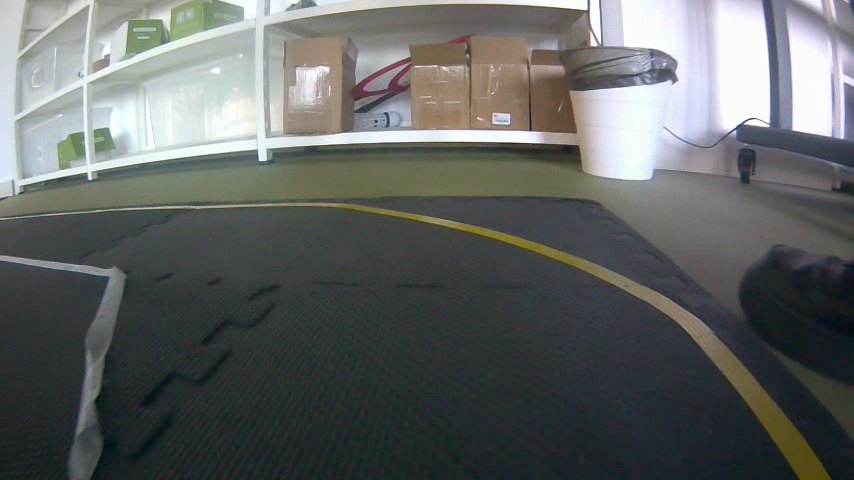
#> input picture images/10.jpg, 854 x 480 px, given in place of x-raw, format=(string)BGR ! appsink, which was not available
$ python Car.py
#> lines starting #> are read from the running program, lines starting #| are printed output that depends on the picture; after the words box and inside, x2 and y2 are one past the last pixel; in counts of white or black regions, pixels touching at a corner belong together; pictures that were not available may be replaced by others from this repository, and a replacement may not be noted
### JetCar.py
import smbus2
import time
import math


class JetCar:
    def __init__(self, servo_addr=0x40, motor_addr=0x60):
        self.servo_bus = smbus2.SMBus(1)
        self.SERVO_ADDR = servo_addr
        self.STEERING_CHANNEL = 0
        self.motor_bus = smbus2.SMBus(1)
        self.MOTOR_ADDR = motor_addr

        self.MAX_ANGLE = 140
        self.SERVO_CENTER_PWM = 320 + 0
        self.SERVO_LEFT_PWM = 320 - self.MAX_ANGLE
        self.SERVO_RIGHT_PWM = 320 + self.MAX_ANGLE

        self.is_running = False
        self.current_speed = 0
        self.target_speed = 0

        # Inicializa
        self.init_servo()
        self.init_motors()

    def init_servo(self):
        try:
            # Reset PCA9685
            self.servo_bus.write_byte_data(self.SERVO_ADDR, 0x00, 0x06)
            time.sleep(0.1)

            # Setup servo control
            self.servo_bus.write_byte_data(self.SERVO_ADDR, 0x00, 0x10)
            time.sleep(0.1)

            # Set frequency (~50Hz)
            self.servo_bus.write_byte_data(self.SERVO_ADDR, 0xFE, 0x79)
            time.sleep(0.1)

            # Configure MODE2
            self.servo_bus.write_byte_data(self.SERVO_ADDR, 0x01, 0x04)
            time.sleep(0.1)

            # Enable auto-increment
            self.servo_bus.write_byte_data(self.SERVO_ADDR, 0x00, 0x20)
            time.sleep(0.1)

            return True
        except Exception as e:
            print(f"Servo init error: {e}")
            return False

    def init_motors(self):
        try:
            # Configure motor controller
            self.motor_bus.write_byte_data(self.MOTOR_ADDR, 0x00, 0x20)

            # Set frequency to 60Hz
            prescale = int(math.floor(25000000.0 / 4096.0 / 100 - 1))
            oldmode = self.motor_bus.read_byte_data(self.MOTOR_ADDR, 0x00)
            newmode = (oldmode & 0x7F) | 0x10
            self.motor_bus.write_byte_data(self.MOTOR_ADDR, 0x00, newmode)
            self.motor_bus.write_byte_data(self.MOTOR_ADDR, 0xFE, prescale)
            self.motor_bus.write_byte_data(self.MOTOR_ADDR, 0x00, oldmode)
            time.sleep(0.005)
            self.motor_bus.write_byte_data(self.MOTOR_ADDR, 0x00, oldmode | 0xa1)

            return True
        except Exception as e:
            print(f"Motor init error: {e}")
            return False


    def set_angle(self, angle):
        self.set_servo_pwm(self.STEERING_CHANNEL, 0, angle)

    # [13 lines left out: function angle_to_pwm, not called in this run]

    def set_servo_pwm(self, channel, on_value, off_value):
        """Set PWM values for servo"""
        try:
            base_reg = 0x06 + (channel * 4)
            self.servo_bus.write_byte_data(self.SERVO_ADDR, base_reg, on_value & 0xFF)
            self.servo_bus.write_byte_data(self.SERVO_ADDR, base_reg + 1, on_value >> 8)
            self.servo_bus.write_byte_data(self.SERVO_ADDR, base_reg + 2, off_value & 0xFF)
            self.servo_bus.write_byte_data(self.SERVO_ADDR, base_reg + 3, off_value >> 8)
            return True
        except Exception as e:
            print(f"Servo PWM error: {e}")
            return False

    def set_motor_pwm(self, channel, value):
        """Set PWM value for motor channel"""
        value = min(max(value, 0), 4095)
        try:
            self.motor_bus.write_byte_data(self.MOTOR_ADDR, 0x06 + 4 * channel, 0)
            self.motor_bus.write_byte_data(self.MOTOR_ADDR, 0x07 + 4 * channel, 0)
            self.motor_bus.write_byte_data(self.MOTOR_ADDR, 0x08 + 4 * channel, value & 0xFF)
            self.motor_bus.write_byte_data(self.MOTOR_ADDR, 0x09 + 4 * channel, value >> 8)
        except Exception as e:
            print(f"Motor PWM error: {e}")


    def set_speed(self, speed: float):
        """valores entre -1.0 (marcha atrás) e 1.0 (máxima para frente)."""
#> called with speed = 0
        speed = max(-1.0, min(1.0, speed))
        pwm_value = int(abs(speed) * 4095)

        if speed > 0:  # Forward
            self.set_motor_pwm(0, pwm_value)  # IN1 Direita
            self.set_motor_pwm(1, 0)          # IN2
            self.set_motor_pwm(2, pwm_value)  # ENA

            self.set_motor_pwm(5, pwm_value)  # IN3 Esquerda
            self.set_motor_pwm(6, 0)          # IN4
            self.set_motor_pwm(7, pwm_value)  # ENB
        elif speed < 0:  # Backward
            self.set_motor_pwm(0, pwm_value)  # IN1 Direita
            self.set_motor_pwm(1, pwm_value)  # IN2
            self.set_motor_pwm(2, 0)          # ENA

            self.set_motor_pwm(5, 0)          # IN3
            self.set_motor_pwm(6, pwm_value)  # IN4
            self.set_motor_pwm(7, pwm_value)  # ENB
        else:  # Stop
            for channel in range(9):
                self.set_motor_pwm(channel, 0)

        self.current_speed = speed

    def set_steering(self, steer):
        angle = steer *100.0
        angle = max(-self.MAX_ANGLE, min(self.MAX_ANGLE, angle))

        if angle < 0:
            pwm = int(self.SERVO_CENTER_PWM + (angle / self.MAX_ANGLE) * (self.SERVO_CENTER_PWM - self.SERVO_LEFT_PWM))
        elif angle > 0:
            pwm = int(self.SERVO_CENTER_PWM + (angle / self.MAX_ANGLE) * (self.SERVO_RIGHT_PWM - self.SERVO_CENTER_PWM))
        else:
            pwm = self.SERVO_CENTER_PWM

        self.set_servo_pwm(self.STEERING_CHANNEL, 0, pwm)
        self.current_angle = angle

    def reset(self):
        self.set_speed(0)
        self.set_steering(0)
    def drive(self,speed,steering):
        self.set_speed(speed)
        self.set_steering(steering)
    def start(self):
        self.running = True

    def stop(self):
        self.running = False

        self.set_speed(0)
        self.set_steering(0)
        self.servo_bus.close()
        self.motor_bus.close()


# [29 lines that do not run on import are left out]

### Car.py
import cv2
import numpy as np
import time
from JetCar import JetCar


def gstreamer_pipeline(
    sensor_id=0,
    capture_width=640,
    capture_height=550,
    display_width=640,
    display_height=480,
    framerate=15,
    flip_method=0,
):
    return (
        "nvarguscamerasrc sensor-id=%d ! "
        "video/x-raw(memory:NVMM), width=(int)%d, height=(int)%d, framerate=(fraction)%d/1 ! "
        "nvvidconv flip-method=%d ! "
        "video/x-raw, width=(int)%d, height=(int)%d, format=(string)BGRx ! "
        "videoconvert ! "
        "video/x-raw, format=(string)BGR ! appsink"
        % (
            sensor_id,
            capture_width,
            capture_height,
            framerate,
            flip_method,
            display_width,
            display_height,
        )
    )


class PID:
    def __init__(self, kp=0.25, ki=0.006, kd=2.0):
#> in main, frame is the input picture: shape (480, 854, 3); mean B, G, R 99.2, 100.6, 97.2
        self.kp = kp
        self.ki = ki
        self.kd = kd
        self.previous_error = 0.0
        self.integral = 0.0
        self.last_time = time.time()
        self.need_reset = False

    # [17 lines left out: function compute, not called in this run]

def process_image(frame):
    height, width = frame.shape[:2]

    frame_rgb = cv2.cvtColor(frame, cv2.COLOR_BGR2RGB)  # Pode ajudar na precisão da cor
    hsv = cv2.cvtColor(frame_rgb, cv2.COLOR_RGB2HSV)
#> hsv: shape (480, 854, 3); mean H, S, V 81.2, 40.6, 105.2
    lower_orange = np.array([5, 120, 150])
    upper_orange = np.array([25, 255, 255])
    mask = cv2.inRange(hsv, lower_orange, upper_orange)
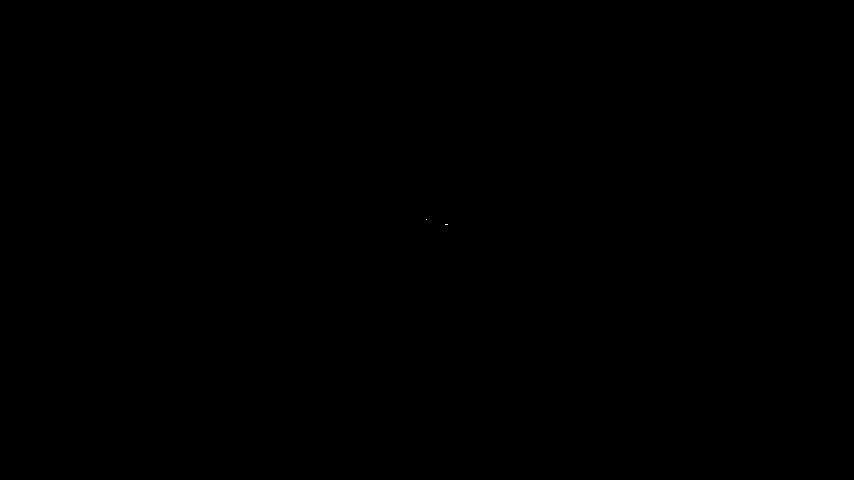
#> mask: shape (480, 854); 0% white in thin lines or dots, all inside (x1, y1, x2, y2) = (426, 219, 448, 225)

    # Apply morphological operations to clean the mask
    kernel = np.ones((3, 3), np.uint8)
    mask = cv2.erode(mask, kernel, iterations=1)
#> mask: shape (480, 854); every value is 0
    mask = cv2.dilate(mask, kernel, iterations=2)

    # Define ROI in the lower part of the image
    roi_height = int(height * 0.5)
    roi = mask[height - roi_height:height, :]
#> roi: shape (240, 854); every value is 0

    # Find contours in the ROI
    contours, _ = cv2.findContours(roi, cv2.RETR_EXTERNAL, cv2.CHAIN_APPROX_SIMPLE)
#> contours = []
    if not contours:
        return None, mask

    # Find the largest contour
    largest_contour = max(contours, key=cv2.contourArea)

    # Calculate the center of the contour
    M = cv2.moments(largest_contour)
    if M["m00"] == 0:
        return None, mask
    cx = int(M["m10"] / M["m00"])

    # Calculate deviation from the center
    center_deviation = (cx - (width // 2)) / (width // 2)

    return center_deviation, mask

def interpolate(value_current, value_previous, alpha=0.5):
    return alpha * value_current + (1 - alpha) * value_previous

def main():
    car = JetCar()
    car.start()

    BASE_SPEED = 50
    DIFF = 90.0
    car.set_speed(0)


    cap = cv2.VideoCapture(gstreamer_pipeline(flip_method=0), cv2.CAP_GSTREAMER)

    if not cap.isOpened():
        print("Error: Could not open camera.")
        return

    # Initialize PID controller
    #pid = PID(kp=0.25, ki=0.006, kd=2.0)
    pid = PID(kp=0.25, ki=0.005, kd=2.0)

    frame_count = 0
    frame_skip = 15
    last_angle = 0
    alpha = 0.8
    last_steering_angle = 0
    last_speed=0
    reduce = 0.55

    last_time = time.time()

    try:
        while True:
            current_time = time.time()
            dt = current_time - last_time
            last_time = time.time()


            ret, frame = cap.read()
            if not ret:
                print("Error: Failed to capture frame.")
                break

            deviation, mask = process_image(frame)

            if deviation is not None:

                # Compute steering correction using PID
                steering_correction = pid.compute(deviation)

                # Convert PID output to steering angle (-90 to 90 degrees)
                steering_angle = int(steering_correction * DIFF)
                current_steering_angle = int(steering_correction * DIFF)
                MAX_ANGLE = 100  # para evitar o turn  exagerado
                steering_angle = max(-MAX_ANGLE, min(MAX_ANGLE, steering_angle))


                smoothed_steering_angle = interpolate(current_steering_angle, last_steering_angle, alpha)

                last_steering_angle = smoothed_steering_angle


                # Apply steering and adjust speed
                car.set_steering(smoothed_steering_angle)

                turn_factor = abs(steering_angle) / DIFF
                adjusted_speed = BASE_SPEED * (1 - (turn_factor *reduce))


                # if adjusted_speed<=-20:
                #     adjusted_speed =-20

                last_speed = adjusted_speed
                car.set_speed(adjusted_speed)

                # Visualize the line and center
                height, width = frame.shape[:2]
                cx = int((deviation * (width // 2)) + (width // 2))
                cv2.circle(frame, (cx, height//2), 5, (255, 0, 0), -1)
                cv2.line(frame, (width // 2, height//2), (cx, height - 50), (0, 255, 0), 2)
                cv2.putText(frame, f"Angle: {steering_angle}", (10, 30), cv2.FONT_HERSHEY_SIMPLEX, 1, (0, 255, 0), 2)
                cv2.putText(frame, f"Speed: {adjusted_speed:.1f}", (10, 60), cv2.FONT_HERSHEY_SIMPLEX, 1, (0, 255, 0), 2)
            else:
                # Line lost, stop the car

                car.set_speed(last_speed)
                car.set_steering(last_steering_angle)
                pid.need_reset = True
                cv2.putText(frame, "Line Lost - Stopping", (10, 30), cv2.FONT_HERSHEY_SIMPLEX, 1, (0, 0, 255), 2)
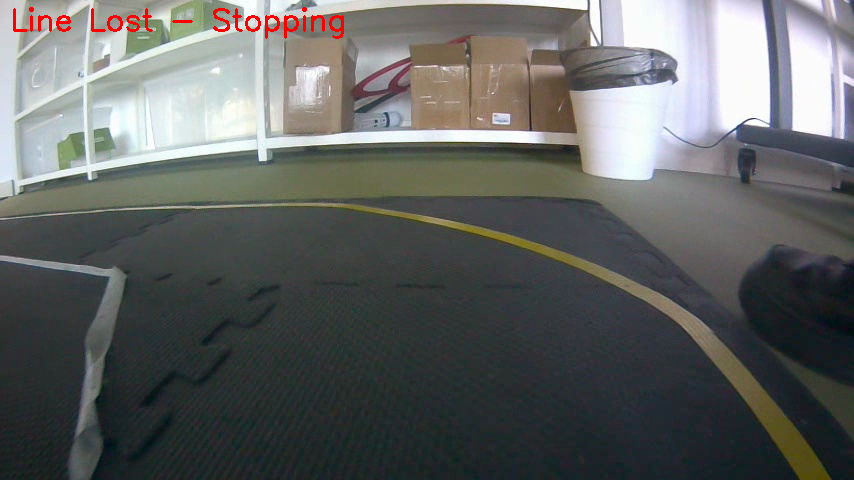
#> frame: shape (480, 854, 3); 0.49% of pixels changed, all inside (x1, y1, x2, y2) = (13, 7, 344, 39)

            cv2.imshow('Line Following', frame)
            cv2.imshow('Mask', mask)

            if cv2.waitKey(1) & 0xFF == ord('q'):
#> (key q is pressed here)
                break

    finally:
        cap.release()
        car.stop()
        cv2.destroyAllWindows()

if __name__ == "__main__":
    main()

$ run again, on images/528.jpg
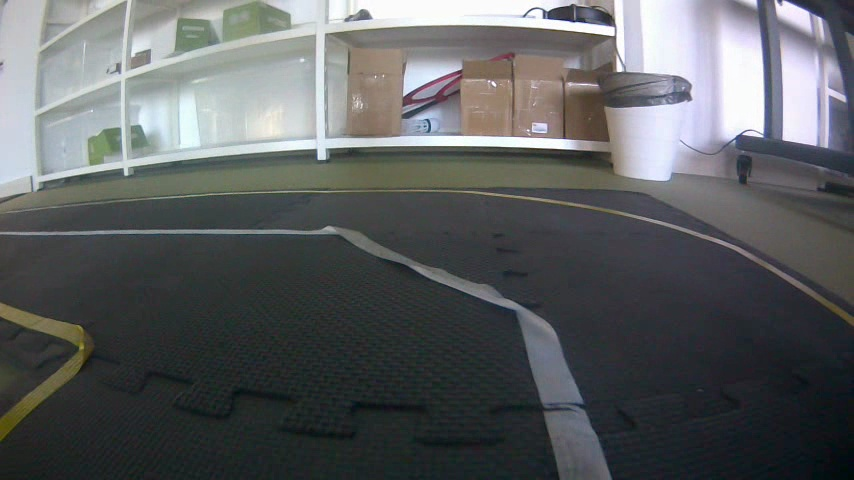
#> input picture images/528.jpg, 854 x 480 px, given in place of x-raw, format=(string)BGR ! appsink, which was not available
#> in main, frame is the input picture: shape (480, 854, 3); mean B, G, R 96.6, 95.1, 92.4
#> hsv: shape (480, 854, 3); mean H, S, V 89.1, 37.1, 100.4
#> mask: shape (480, 854); every value is 0
#> roi: shape (240, 854); every value is 0
#> contours = []
#> in main, `cv2.putText(frame, "Line Lost - Stopping", (10, 30), cv2.FONT_HERSHEY_..`:
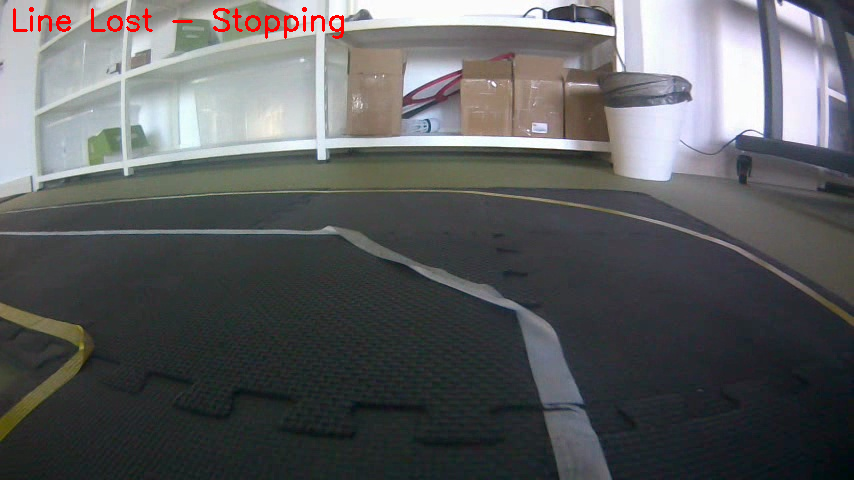
#> frame: shape (480, 854, 3); 0.49% of pixels changed, all inside (x1, y1, x2, y2) = (13, 7, 344, 39)

$ run again, on images/929.jpg
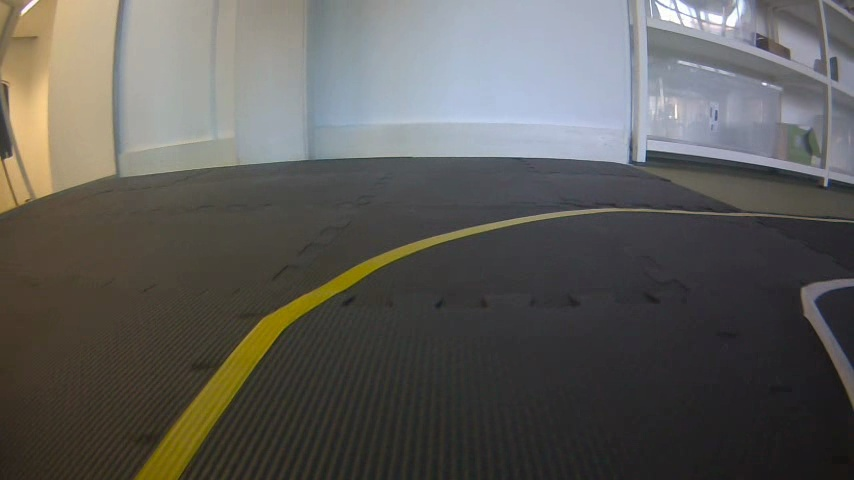
#> input picture images/929.jpg, 854 x 480 px, given in place of x-raw, format=(string)BGR ! appsink, which was not available
#> in main, frame is the input picture: shape (480, 854, 3); mean B, G, R 89, 92.6, 94
#> hsv: shape (480, 854, 3); mean H, S, V 69.2, 40.3, 99.8
#> roi: shape (240, 854); every value is 0
#> contours = []
#> in main, `cv2.putText(frame, "Line Lost - Stopping", (10, 30), cv2.FONT_HERSHEY_..`:
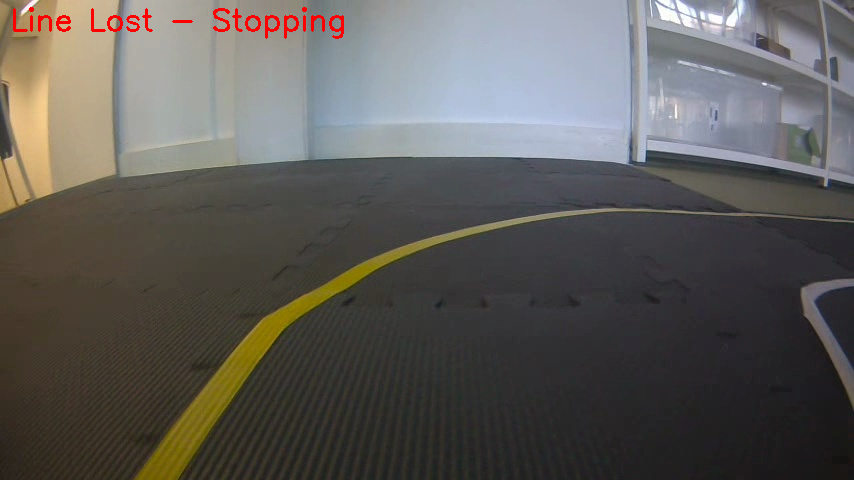
#> frame: shape (480, 854, 3); 0.49% of pixels changed, all inside (x1, y1, x2, y2) = (13, 7, 344, 39)
